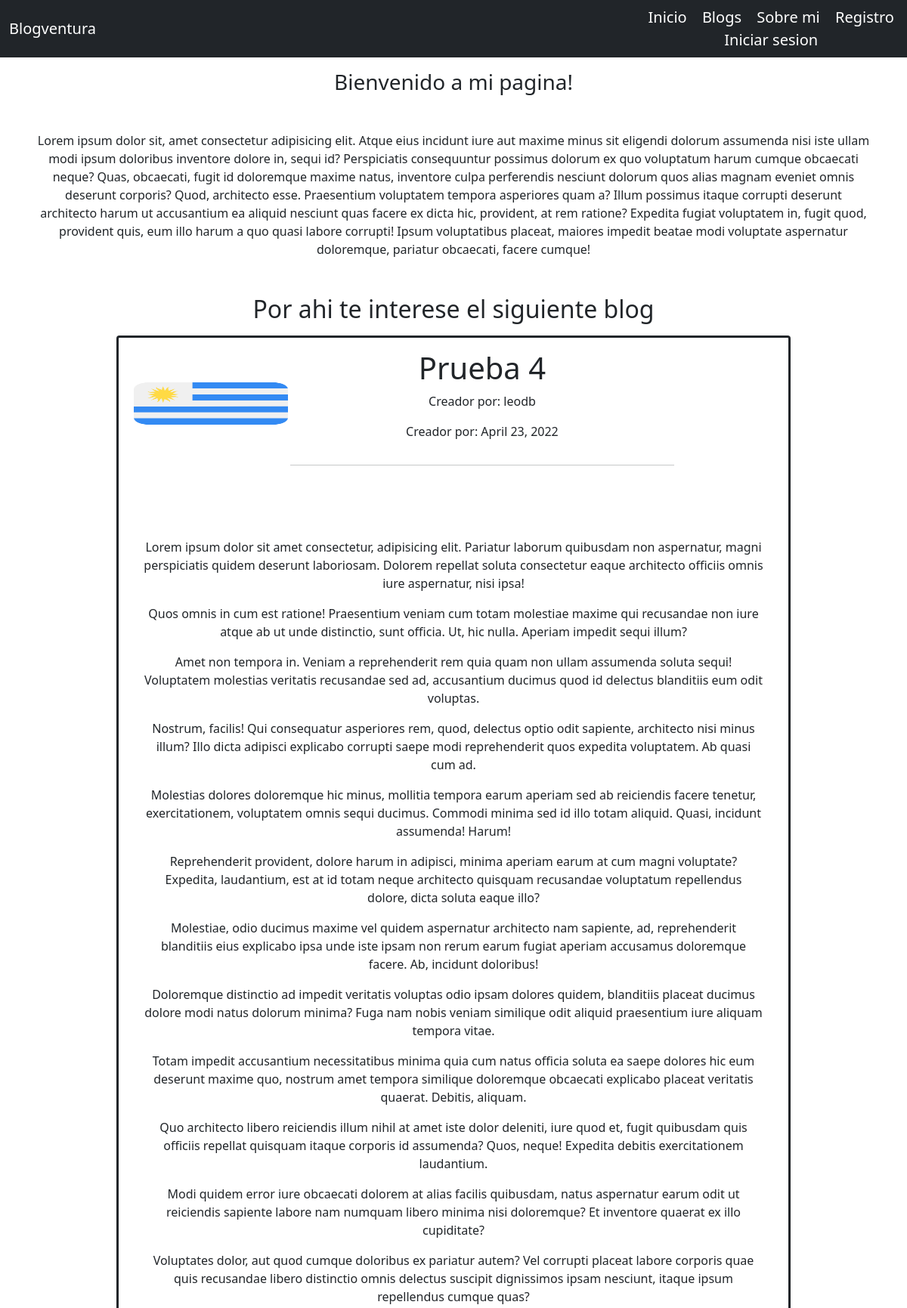
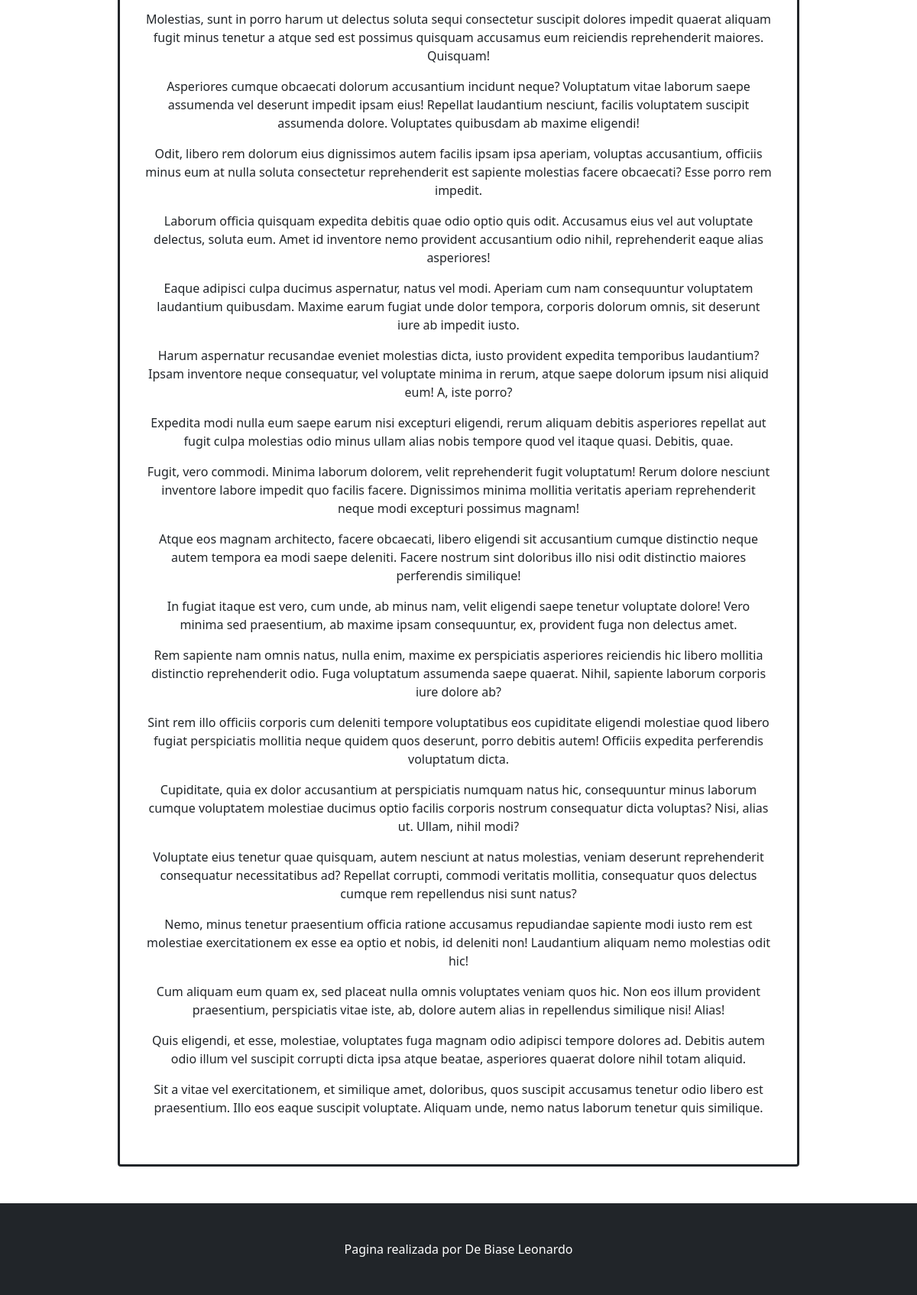
The page / on the database its author committed (2 pictures, top to bottom).
### App/models.py (models this page shows, shortened)
class Blog(models.Model):
    titulo = models.CharField(max_length=40)
    creador = models.CharField(max_length=40,blank=True)
    contenido = RichTextField()
    creacion = models.DateField(auto_now=True)
    foto = models.ImageField(upload_to="avatars", null=True, blank = True)
    subtitulo = models.CharField(max_length=40)

### App/views.py (the view)
# urls.py: path("", views.random_blog, name = "inicio"),
def random_blog(request):
    avatares = Avatar.objects.filter(user_id=request.user.username)
    rblog = list(Blog.objects.all())
    if request.user.is_authenticated:
        if len(rblog) > 4:
            rblog = random.sample(rblog,5)
            return render (request, "App/inicio_con_blogs.html", {"rblog": rblog[0], "rcreador":rblog[1], "rcontenido":rblog[2], "rcreacion":rblog[3], "rfoto":rblog[0].foto.url, "url": avatares[0].imagen.url})
        else:
            return render(request, "App/inicio_sin_blogs.html", {"url": avatares[0].imagen.url})
    else:
        if len(rblog) > 4:
            rblog = random.sample(rblog,5)
            return render (request, "App/inicio_con_blogs.html", {"rblog": rblog[0], "rcreador":rblog[1], "rcontenido":rblog[2],"rfoto":rblog[4],  "rcreacion":rblog[3], "rfoto":rblog[0].foto.url})
        else:
            return render(request, "App/inicio_sin_blogs.html")

### App/templates/App/inicio_con_blogs.html
{% extends 'App/padre.html' %}
{% load static %}
{% block cambiante %}
<P><h3>Bienvenido a mi pagina!</h3></P>
<p style="margin: 4%;">Lorem ipsum dolor sit, amet consectetur adipisicing elit. Atque eius incidunt iure aut maxime minus sit eligendi dolorum assumenda nisi iste ullam modi ipsum doloribus inventore dolore in, sequi id?
Perspiciatis consequuntur possimus dolorum ex quo voluptatum harum cumque obcaecati neque? Quas, obcaecati, fugit id doloremque maxime natus, inventore culpa perferendis nesciunt dolorum quos alias magnam eveniet omnis deserunt corporis?
Quod, architecto esse. Praesentium voluptatem tempora asperiores quam a? Illum possimus itaque corrupti deserunt architecto harum ut accusantium ea aliquid nesciunt quas facere ex dicta hic, provident, at rem ratione?
Expedita fugiat voluptatem in, fugit quod, provident quis, eum illo harum a quo quasi labore corrupti! Ipsum voluptatibus placeat, maiores impedit beatae modi voluptate aspernatur doloremque, pariatur obcaecati, facere cumque!</p>
<p><h2>Por ahi te interese el siguiente blog</h2></p>
<article>
    <div class="container bcontent  ">
        <div class="card border border-3 border-dark" style="width: 80%; margin: 1%;" >
            <div class="row no-gutters">
                <div class="col-sm-3">
                    <img class="card-img" src="{{rfoto}}" width="50px" height="100px"  style=" margin-top: 18%; margin-left: 10%; ">
                </div>
                <div class="col-sm-7">
                    <div class="card-body">
                        <h1 class="card-title">{{rblog.titulo}}</h1>
                        <p class="card-text">Creador por: {{rblog.creador}}</p>
                        <p class="card-text">Creador por: {{rblog.creacion}}</p>
                    </div>
                    <hr>
                </div>
                <div style="padding-left: 5%; padding-right: 5%; padding-bottom: 5%;">
                <p>{{rblog.contenido | safe}}</p>
                </div>
            </div>
        </div>
    </div>
</article>
{% endblock cambiante %}

### rows shown on the page
Blog: titulo "Prueba 4", creador "leodb", creacion "April 23, 2022", contenido "Lorem ipsum dolor sit amet consectetur, adipisicing elit. Pariatur laborum quibusdam non aspernatur, magni perspiciatis quidem deserunt laboriosam. Dolorem repellat soluta consectetur eaque architecto officiis omnis iure aspernatur, nisi ipsa! Quos omnis in cum est ratione! Praesentium veniam cum totam molestiae maxime qui recusandae non iure atque ab ut unde distinctio, sunt officia. Ut, hic nulla. Aperiam impedit sequi illum? Amet non tempora in. Veniam a reprehenderit rem quia quam non ullam assumenda soluta sequi! Voluptatem molestias veritatis recusandae sed ad, accusantium ducimus quod id delectus blanditiis eum odit voluptas. Nostrum, facilis! Qui consequatur asperiores rem, quod,…"
